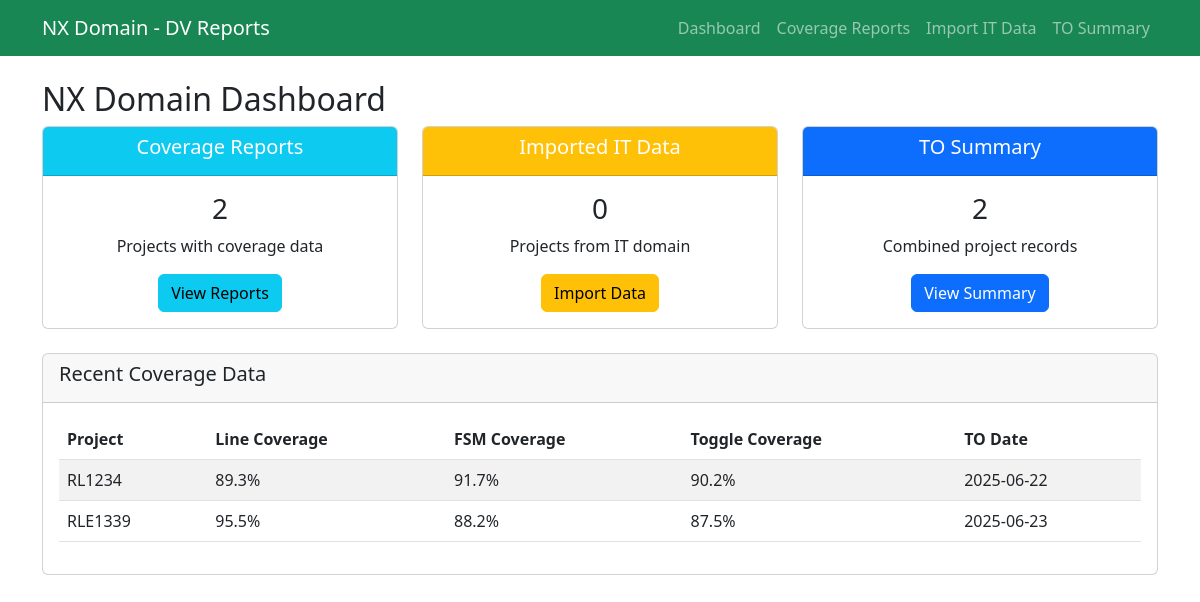
Screenshot of /nx-domain/index.php with the database file from the repository.
### tables this page shows
CREATE TABLE coverage_reports (
    id INT AUTO_INCREMENT PRIMARY KEY,
    project_name VARCHAR(100) NOT NULL UNIQUE,
    line_coverage DECIMAL(5,2),
    fsm_coverage DECIMAL(5,2),
    interface_toggle_coverage DECIMAL(5,2),
    toggle_coverage DECIMAL(5,2),
    coverage_report_path VARCHAR(500),
    to_date DATE,
    rtl_last_update TIMESTAMP,
    to_report_creation TIMESTAMP,
    created_at TIMESTAMP DEFAULT CURRENT_TIMESTAMP,
    updated_at TIMESTAMP DEFAULT CURRENT_TIMESTAMP ON UPDATE CURRENT_TIMESTAMP,
    
     
    CONSTRAINT chk_line_coverage CHECK (line_coverage IS NULL OR (line_coverage >= 0 AND line_coverage <= 100)),
    CONSTRAINT chk_fsm_coverage CHECK (fsm_coverage IS NULL OR (fsm_coverage >= 0 AND fsm_coverage <= 100)),
    CONSTRAINT chk_interface_toggle_coverage CHECK (interface_toggle_coverage IS NULL OR (interface_toggle_coverage >= 0 AND interface_toggle_coverage <= 100)),
    CONSTRAINT chk_toggle_coverage CHECK (toggle_coverage IS NULL OR (toggle_coverage >= 0 AND toggle_coverage <= 100)),
    CONSTRAINT chk_coverage_report_path CHECK (coverage_report_path IS NULL OR coverage_report_path = '' OR coverage_report_path LIKE '%.html' OR coverage_report_path LIKE '/project/%')
);

### nx-domain/includes/functions.php (called while the page is built, shortened)
<?php
function formatPercentage($value) {
    return $value ? number_format($value, 1) . '%' : 'N/A';
}
function formatDate($date) {
    return $date ? date('Y-m-d', strtotime($date)) : 'N/A';
}
?>

### nx-domain/index.php (the view, shortened to what this page needs)
<?php
require_once 'includes/functions.php';
$database = new Database();
$db = $database->getConnection();
$action = $_GET['action'] ?? 'dashboard';
$coverage_reports = $db->query("SELECT * FROM coverage_reports ORDER BY project_name")->fetchAll();
$imported_data = $db->query("SELECT DISTINCT project_name, import_date FROM imported_it_data ORDER BY project_name")->fetchAll();
$to_summary_sql = "
    SELECT
        COALESCE(it.project_name, cr.project_name, vc.project_name) AS project,
        it.spip_ip,
        it.ip,
        it.ip_postfix,
        it.ip_subtype,
        it.alternative_name,
        cr.line_coverage,
        cr.fsm_coverage,
        cr.interface_toggle_coverage,
        cr.toggle_coverage,
        cr.coverage_report_path,
        it.dv_engineer,
        it.digital_designer,
        it.business_unit,
        vc.sanity_svn,
        vc.sanity_svn_ver,
        vc.release_svn,
        vc.release_svn_ver,
        vc.git_path,
        vc.git_version,
        vc.golden_checklist,
        vc.golden_checklist_version,
        cr.to_date,
        cr.rtl_last_update,
        cr.to_report_creation,
        it.spip_url,
        it.wiki_url,
        it.spec_version,
        it.spec_path,
        it.analog_designer,
        it.inherit_from_ip,
        it.reuse_ip
    FROM imported_it_data it
    LEFT JOIN coverage_reports cr ON it.project_name = cr.project_name
    LEFT JOIN version_control vc ON it.project_name = vc.project_name
    UNION ALL
    SELECT
        cr.project_name AS project,
        NULL as spip_ip,
        NULL as ip,
        NULL as ip_postfix,
        NULL as ip_subtype,
        NULL as alternative_name,
        cr.line_coverage,
        cr.fsm_coverage,
        cr.interface_toggle_coverage,
        cr.toggle_coverage,
        cr.coverage_report_path,
        NULL as dv_engineer,
        NULL as digital_designer,
        NULL as business_unit,
        vc.sanity_svn,
        vc.sanity_svn_ver,
        vc.release_svn,
        vc.release_svn_ver,
        vc.git_path,
        vc.git_version,
        vc.golden_checklist,
        vc.golden_checklist_version,
        cr.to_date,
        cr.rtl_last_update,
        cr.to_report_creation,
        NULL as spip_url,
        NULL as wiki_url,
        NULL as spec_version,
        NULL as spec_path,
        NULL as analog_designer,
        NULL as inherit_from_ip,
        NULL as reuse_ip
    FROM coverage_reports cr
    LEFT JOIN version_control vc ON cr.project_name = vc.project_name
    WHERE NOT EXISTS (SELECT 1 FROM imported_it_data it WHERE it.project_name = cr.project_name)
    ORDER BY project
";
$to_summary = $db->query($to_summary_sql)->fetchAll();
?>
<!DOCTYPE html>
<html lang="en">
<head>
    <link href="https://cdn.jsdelivr.net/npm/bootstrap@5.3.0/dist/css/bootstrap.min.css" rel="stylesheet">
</head>
<body>
    <nav class="navbar navbar-expand-lg navbar-dark bg-success">
        <div class="container">
            <a class="navbar-brand" href="index.php">NX Domain - DV Reports</a>
            <div class="navbar-nav ms-auto">
                <a class="nav-link" href="?action=dashboard">Dashboard</a>
                <a class="nav-link" href="?action=coverage">Coverage Reports</a>
                <a class="nav-link" href="?action=import">Import IT Data</a>
                <a class="nav-link" href="?action=to_summary">TO Summary</a>
            </div>
        </div>
    </nav>
    <div class="container mt-4">
        <?php if ($action === 'dashboard'): ?>
            <h2>NX Domain Dashboard</h2>
            <div class="row">
                <div class="col-md-4">
                    <div class="card text-center">
                        <div class="card-header bg-info text-white">
                            <h5>Coverage Reports</h5>
                        </div>
                        <div class="card-body">
                            <h3><?php echo count($coverage_reports); ?></h3>
                            <p>Projects with coverage data</p>
                            <a href="?action=coverage" class="btn btn-info">View Reports</a>
                        </div>
                    </div>
                </div>
                <div class="col-md-4">
                    <div class="card text-center">
                        <div class="card-header bg-warning text-white">
                            <h5>Imported IT Data</h5>
                        </div>
                        <div class="card-body">
                            <h3><?php echo count($imported_data); ?></h3>
                            <p>Projects from IT domain</p>
                            <a href="?action=import" class="btn btn-warning">Import Data</a>
                        </div>
                    </div>
                </div>
                <div class="col-md-4">
                    <div class="card text-center">
                        <div class="card-header bg-primary text-white">
                            <h5>TO Summary</h5>
                        </div>
                        <div class="card-body">
                            <h3><?php echo count($to_summary); ?></h3>
                            <p>Combined project records</p>
                            <a href="?action=to_summary" class="btn btn-primary">View Summary</a>
                        </div>
                    </div>
                </div>
            </div>
            <div class="row mt-4">
                <div class="col-md-12">
                    <div class="card">
                        <div class="card-header">
                            <h5>Recent Coverage Data</h5>
                        </div>
                        <div class="card-body">
                            <div class="table-responsive">
                                <table class="table table-striped">
                                    <thead>
                                        <tr>
                                            <th>Project</th>
                                            <th>Line Coverage</th>
                                            <th>FSM Coverage</th>
                                            <th>Toggle Coverage</th>
                                            <th>TO Date</th>
                                        </tr>
                                    </thead>
                                    <tbody>
                                        <?php foreach (array_slice($coverage_reports, 0, 5) as $report): ?>
                                        <tr>
                                            <td><?php echo htmlspecialchars($report['project_name']); ?></td>
                                            <td><?php echo formatPercentage($report['line_coverage']); ?></td>
                                            <td><?php echo formatPercentage($report['fsm_coverage']); ?></td>
                                            <td><?php echo formatPercentage($report['toggle_coverage']); ?></td>
                                            <td><?php echo formatDate($report['to_date']); ?></td>
                                        </tr>
                                        <?php endforeach; ?>
                                    </tbody>
                                </table>
                            </div>
                        </div>
                    </div>
                </div>
            </div>
        <?php endif; ?>
    </div>
</body>
</html>

### rows the page displays
coverage_reports: project_name "RL1234", line_coverage "89.3%", fsm_coverage "91.7%", toggle_coverage "90.2%", to_date "2025-06-22"
coverage_reports: project_name "RLE1339", line_coverage "95.5%", fsm_coverage "88.2%", toggle_coverage "87.5%", to_date "2025-06-23"

### other values shown
count($coverage_reports) "2"
count($imported_data) "0"
count($to_summary) "2"
